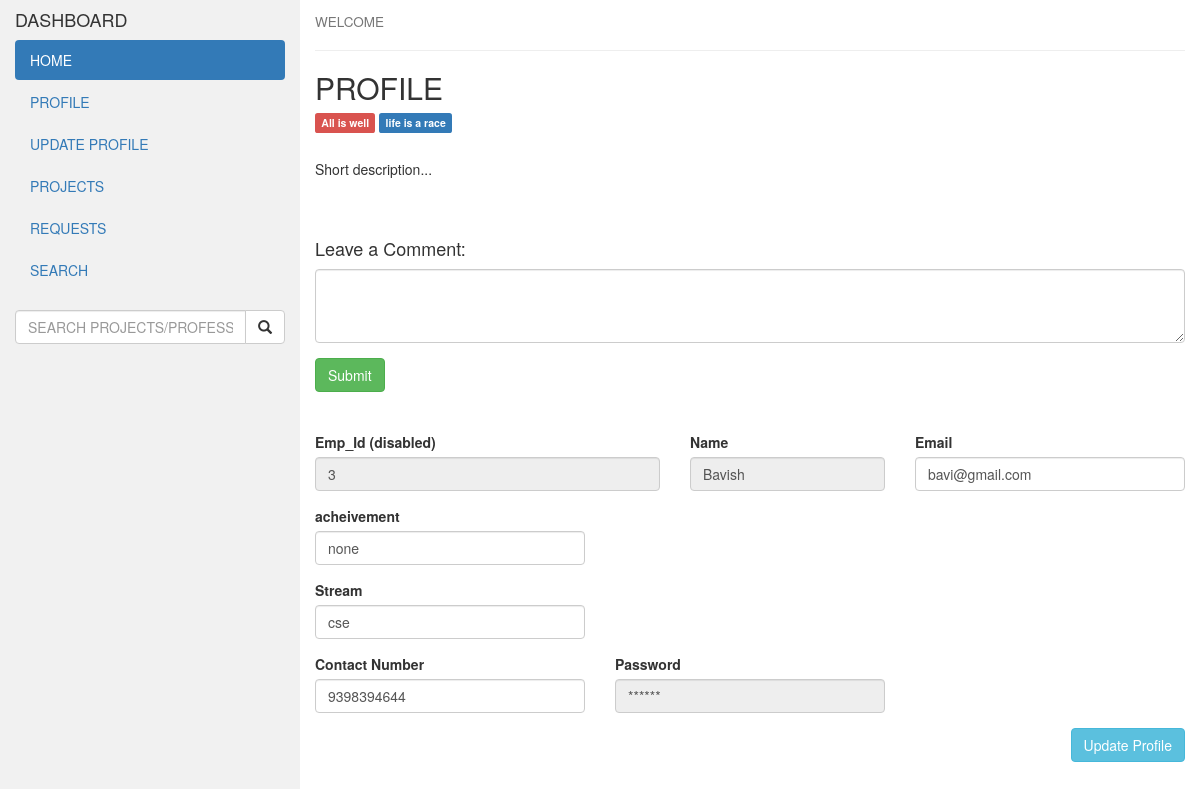
Before: /dashboard/ (signed in) with the older database file.
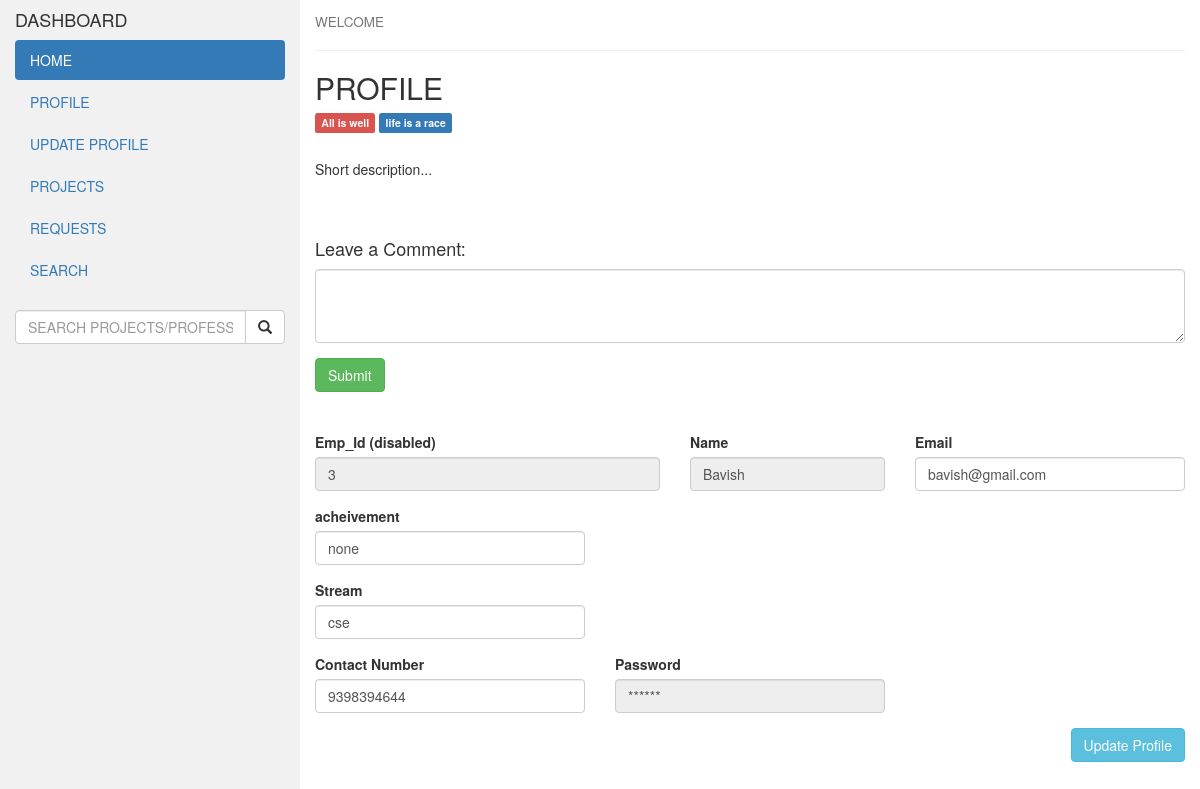
After: the same page with the newer database file.
### authentication/models.py (models this page shows)
class Student(models.Model):
    name= models.CharField(max_length= 200)
    email= models.EmailField()
    contact_number = models.IntegerField()
    acheivements = models.CharField(max_length = 200)
    stream = models.CharField(max_length=200)
    username=models.ForeignKey(User,on_delete=models.CASCADE)
    url = models.URLField(max_length=1000)

### authentication/views.py (the view)
# urls.py: path('dashboard/' , views.dashboard , name ='dashboard'),
def dashboard(request):
    try:
        obj = Student.objects.get(name = request.user.username)
        return render(request , "authentication/dashboard.html" , {'accounttype':'student','user':obj} )
    except Student.DoesNotExist:
        obj = Professor.objects.get(name = request.user.username)
        return render(request , "authentication/dashboard.html" , {'accounttype':'professor','user':obj} )

### authentication/templates/authentication/dashboard.html (shortened to what this page needs)
<!DOCTYPE html>
<html lang="en">
<head>
  <link rel="stylesheet" href="https://maxcdn.bootstrapcdn.com/bootstrap/3.4.1/css/bootstrap.min.css">
</head>
<body>
<div class="container-fluid">
  <div class="row content">
    <div class="col-sm-3 sidenav">
      <h4>DASHBOARD</h4>
      <ul class="nav nav-pills nav-stacked">
        <li class="active"><a href="{% url 'dashboard' %}">HOME</a></li>
        <li><a href="{% url 'dashboard' %}">PROFILE</a></li>
        <li><a href="{% url 'dashboard' %}">UPDATE PROFILE</a></li>
        <li><a href="{% url 'dashboard' %}">PROJECTS</a></li>
        <li><a href="{% url 'dashboard' %}">REQUESTS</a></li>
        <li><a href="http://127.0.0.1:8000/searchauthor/searchauthor/">SEARCH</a></li>
      </ul><br>
      <div class="input-group">
        <input type="text" class="form-control" placeholder="SEARCH PROJECTS/PROFESSORS/PROFILE">
        <span class="input-group-btn">
          <button class="btn btn-default" type="button">
            <span class="glyphicon glyphicon-search"></span>
          </button>
        </span>
      </div>
    </div>
    <div class="col-sm-9">
      <h4><marquee><small>WELCOME</small></marquee></h4>
      <hr>
      <h2>PROFILE</h2>
      <h5><span class="label label-danger">All is well</span> <span class="label label-primary">life is a race</span></h5><br>
      <p>Short description...</p>
      <br><br>
      <h4>Leave a Comment:</h4>
      <form role="form">
        <div class="form-group">
          <textarea class="form-control" rows="3" required></textarea>
        </div>
        <button type="submit" class="btn btn-success">Submit</button>
      </form>
      <br><br>
          <form method="POST" action="{%  url 'edit' %}">
      <div class="row">
           <div class="col-md-5 pr-1">
               <div class="form-group">
                   <label>Emp_Id (disabled)</label>
                   <input type="number" class="form-control" disabled=""  placeholder="id" value="{{ user.pk }}" name="id" >
               </div>
           </div>
           <div class="col-md-3 px-1">
               <div class="form-group">
                   <label>Name</label>
                   <input type="text" class="form-control"   disabled="" placeholder="name" value="{{ user.name }}" name="name">
               </div>
           </div>
           <div class="col-md-4 pl-1">
               <div class="form-group">
                   <label for="exampleInputEmail1">Email</label>
                   <input type="email" class="form-control"   placeholder="email" value="{{ user.email }}" name="email">
               </div>
           </div>
</div>
       <div class="row">
           <div class="col-md-4 px-1">
               <div class="form-group">
                   <label>acheivement</label>
                   <input type="text" class="form-control"  placeholder="acheivements" value="{{ user.acheivements }}" name="acheivement">
               </div>
           </div>
       </div>
<div class="row">
           <div class="col-md-4 pr-1">
               <div class="form-group">
                   <label>Stream</label>
                   <input type="text" class="form-control"   placeholder="stream" value="{{ user.stream }}" name="stream">
               </div>
           </div>
       </div>
<div class="row">
           <div class="col-md-4 pr-1">
               <div class="form-group">
                   <label>Contact Number</label>
                   <input type="number" class="form-control"  placeholder="username" value="{{ user.contact_number }}" name="contact_number">
               </div>
           </div>
           <div class="col-md-4 px-1">
               <div class="form-group">
                   <label>Password</label>
                   <input type="text" class="form-control"  disabled="" placeholder="password" value="******" name="password">
               </div>
           </div>
       </div>
       <button type="submit" name="update" value="update" class="btn btn-info btn-fill pull-right">Update Profile</button>
       <div class="clearfix"></div>
   </form>
</body>
</html>

### authentication/templates/authentication/dashboard.html (style rules this page uses)
.row.content { height: 1500px }
.sidenav { background-color: #f1f1f1; height: 100%; }

Changed rows visible on the page:
changed Student "Bavish": email "bavi@gmail.com" → "bavish@gmail.com"
